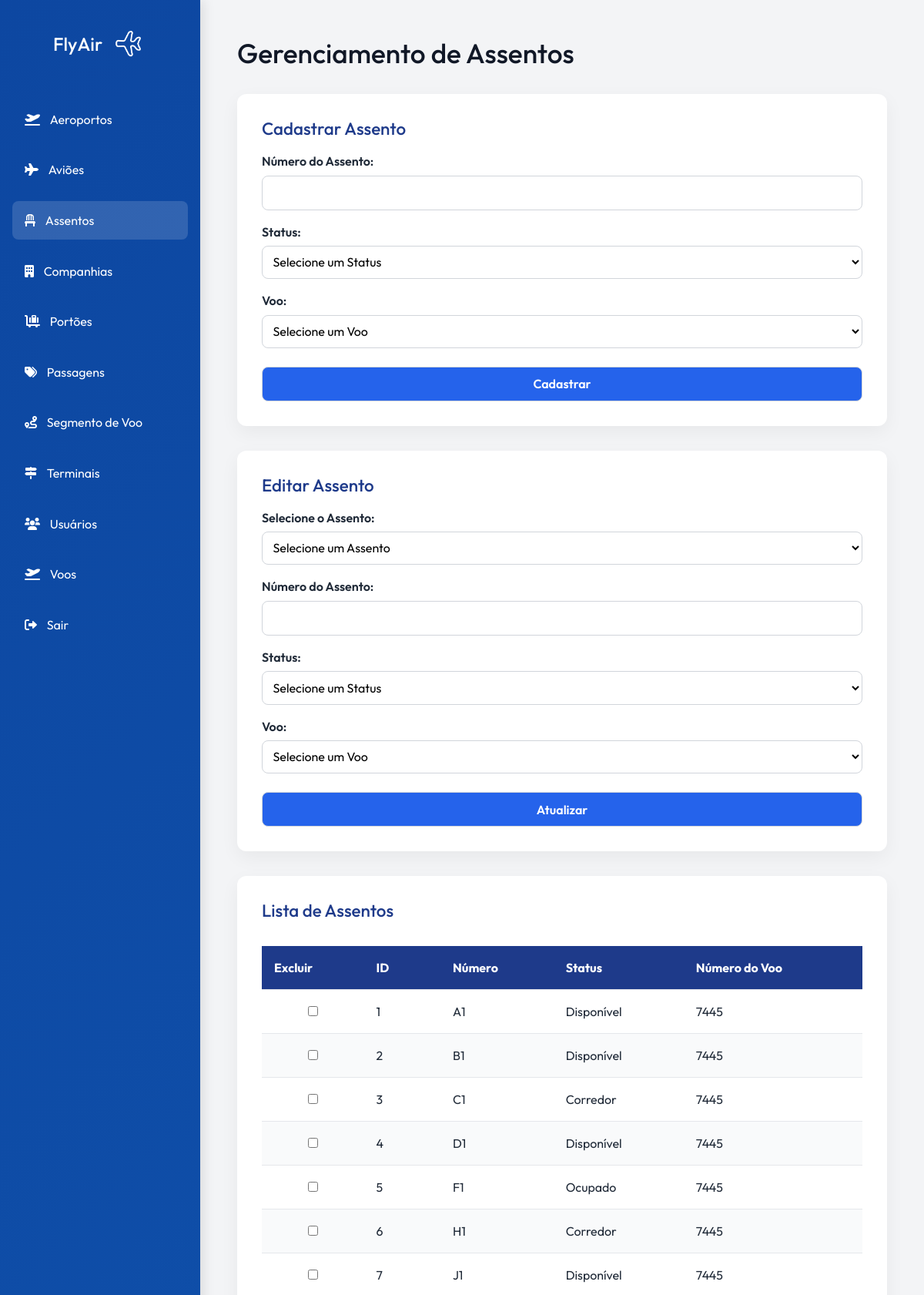
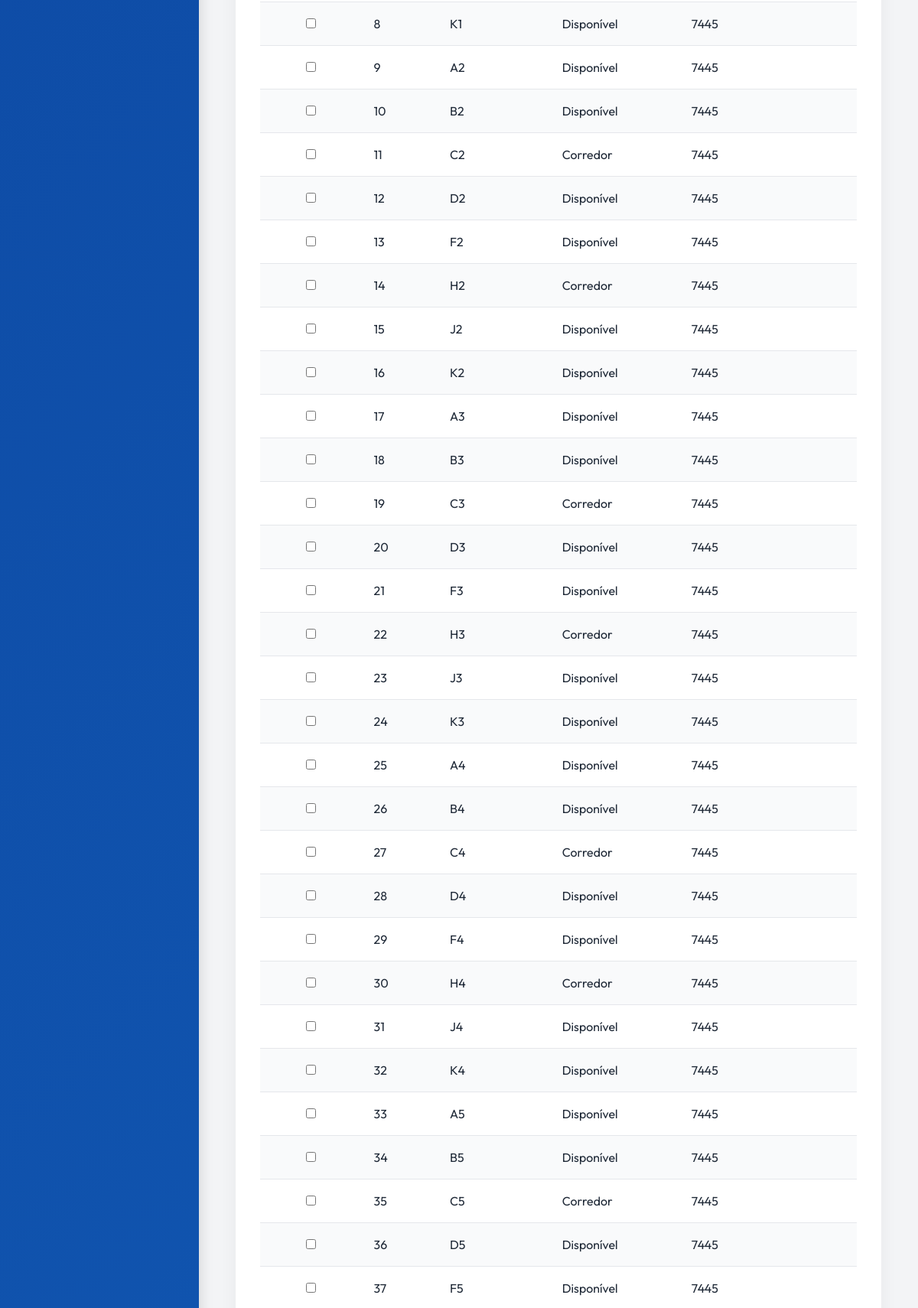
/routes/assentoRoutes.php (upper part), run on the app's committed database (2 pictures, top to bottom).
### tables this page shows
CREATE TABLE `assentos` (
  `id_assento` int(11) NOT NULL,
  `numero_assento` varchar(10) NOT NULL,
  `status_assento` enum('Disponível','Ocupado','Corredor') NOT NULL,
  `id_voo` int(11) NOT NULL
);

CREATE TABLE `voos` (
  `id_voo` int(11) NOT NULL,
  `numero_voo` varchar(50) NOT NULL,
  `id_aeronave` int(11) NOT NULL,
  `id_portao` int(11) NOT NULL,
  `data_chegada` datetime NOT NULL,
  `data_saida` datetime NOT NULL,
  `origem_voo` int(11) NOT NULL,
  `destino_voo` int(11) NOT NULL,
  `tipo_voo` enum('Direto','Escala') NOT NULL,
  `status_voo` enum('Atrasado','No horário','Embarcando','Decolando','Cancelado','Pousando','Taxiando','Finalizado','Aguardando Autorização','Desembarcando','Manutenção','Reprogramado','Fechado','Suspenso','Em Rota','Desviado','Check-in Aberto','Portão Fechado') NOT NULL,
  `localizacao_voo` enum('Nacional','Internacional') NOT NULL DEFAULT 'Nacional'
);

### app/controllers/AssentoController.php (called while the page is built, shortened)
<?php
require_once __DIR__ . '/../models/Assento.php';
class AssentoController {
    private $model;
    public function __construct($db) {
        $this->model = new AssentoModel($db);
    }
    public function index() {
        $assentos = $this->model->getAllAssentos();
        include('../app/views/ctrldev/assento/index.php');
    }
}
?>

### app/models/Assento.php (called while the page is built, shortened)
<?php
class AssentoModel {
    private $db;
    public function __construct($db) {
        $this->db = $db;
    }
    public function getAllAssentos() {
        $query = "SELECT a.id_assento, a.numero_assento, a.status_assento, v.numero_voo, a.id_voo
                  FROM assentos a
                  JOIN voos v ON a.id_voo = v.id_voo";
        $result = $this->db->query($query);
        $assentos = [];
        if ($result && $result->num_rows > 0) {
            while ($row = $result->fetch_assoc()) {
                $assentos[] = $row;
            }
        }
        return $assentos;
    }
}
?>

### app/views/ctrldev/assento/index.php (the view, shortened to what this page needs)
<?php
    require_once '../routes/assentoRoutes.php';
?>
<!DOCTYPE html>
<html lang="en">
<head>
    <link rel="stylesheet" href="../assets/css/style.css">
    <link href="https://cdnjs.cloudflare.com/ajax/libs/font-awesome/6.0.0-beta3/css/all.min.css" rel="stylesheet">
    <link href="https://cdn.jsdelivr.net/npm/bootstrap@5.3.3/dist/css/bootstrap.min.css" rel="stylesheet">
</head>
<body id="adm">
    <aside class="sidebar">
        <div class="sidebar-header">
            <h1>FlyAir<a href="../app/views/ctrldev/"><img src="../assets/images/fly-airplane.png" alt="Logo" class="logo"></a></h1>
        </div>
        <nav class="menu">
            <a href="../routes/aeroportoRoutes.php" class="menu-item">
                <i class="fa-solid fa-plane-departure"></i>
                <span>Aeroportos</span>
            </a>
            <a href="../routes/aviaoRoutes.php" class="menu-item ">
                <i class="fas fa-plane"></i>
                <span>Aviões</span>
            </a>
            <a href="../routes/assentoRoutes.php" class="menu-item active">
                <i class="fas fa-chair"></i>
                <span>Assentos</span>
            </a>
            <a href="../routes/companhiaRoutes.php" class="menu-item">
                <i class="fas fa-building"></i>
                <span>Companhias</span>
            </a>
            <a href="../routes/portaoRoutes.php" class="menu-item">
          <i class="fa-solid fa-cart-flatbed-suitcase"></i>
          <span>Portões</span>
        </a>
            <a href="../routes/passagemRoutes.php" class="menu-item">
                <i class="fas fa-tags"></i>
                <span>Passagens</span>
            </a>
            <a href="../routes/segmentoVooRoutes.php" class="menu-item">
                <i class="fas fa-route"></i>
                <span>Segmento de Voo</span>
            </a>
            <a href="../routes/terminalRoutes.php" class="menu-item">
                <i class="fa-solid fa-signs-post"></i>
                <span>Terminais</span>
            </a>
            <a href="../routes/usuarioRoutes.php" class="menu-item">
                <i class="fas fa-users"></i>
                <span>Usuários</span>
            </a>
            <a href="../routes/vooRoutes.php" class="menu-item">
                <i class="fas fa-plane-departure"></i>
                <span>Voos</span>
            </a>
            <a href="/aeroporto/logout" class="menu-item">
                <i class="fa-solid fa-right-from-bracket"></i>
                <span>Sair</span>
            </a>
        </nav>
    </aside>
    <main>
        <h1>Gerenciamento de Assentos</h1>
        <div class="form-container" id='formulario'>
            <h2>Cadastrar Assento</h2>
            <form method="post" action="../routes/assentoRoutes.php">
                <label for="numero_assento">Número do Assento:</label>
                <input type="text" name="numero_assento" required>
                <label for="status_assento">Status:</label>
                <select name="status_assento" required>
                    <option value="">Selecione um Status</option>
                </select>
                <label for="id_voo">Voo:</label>
                <select name="id_voo" required>
                    <option value="">Selecione um Voo</option>
                </select>
                <input type="submit" value="Cadastrar">
            </form>
        </div>
        <div class="form-container" id='formulario'>
            <h2>Editar Assento</h2>
            <form method="post" action="../routes/assentoRoutes.php">
                <label for="id_assento_edit">Selecione o Assento:</label>
                <select name="id_assento_edit" id="select_assento_editar" required onchange="preencherFormularioEdicao()">
                    <option value="">Selecione um Assento</option>
                </select>
                <label for="update_numero_assento">Número do Assento:</label>
                <input type="text" name="update_numero_assento" id="update_numero_assento" required>
                <label for="update_status_assento">Status:</label>
                <select name="update_status_assento" id="update_status_assento" required>
                    <option value="">Selecione um Status</option>
                </select>
                <label for="update_id_voo">Voo:</label>
                <select name="update_id_voo" id="update_id_voo" required>
                    <option value="">Selecione um Voo</option>
                </select>
                <input type="submit" value="Atualizar">
            </form>
        </div>
        <div class="form-container" id="listar">
            <h2>Lista de Assentos</h2>
            <form method="post" action="../routes/assentoRoutes.php">
                <div class="table-container">
                    <table class="styled-table">
                        <thead>
                            <tr>
                                <th>Excluir</th>
                                <th>ID</th>
                                <th>Número</th>
                                <th>Status</th>
                                <th>Número do Voo</th>
                            </tr>
                        </thead>
                        <tbody>
                            <?php if (isset($assentos) && is_array($assentos)): ?>
                                <?php foreach ($assentos as $assento): ?>
                                    <tr>
                                        <td><input type="checkbox" name="ids[]" value="<?= $assento['id_assento'] ?>"></td>
                                        <td><?= $assento['id_assento'] ?></td>
                                        <td><?= $assento['numero_assento'] ?></td>
                                        <td><?= $assento['status_assento'] ?></td>
                                        <td><?= $assento['numero_voo'] ?></td>
                                    </tr>
                                <?php endforeach; ?>
                            <?php else: ?>
                                <tr><td colspan="5">Nenhum assento encontrado.</td></tr>
                            <?php endif; ?>
                        </tbody>
                    </table>
                </div>
            </form>
        </div>
    </main>
</body>
</html>

### assets/css/style.css (style rules this page uses)
* { margin: 0; padding: 0; box-sizing: border-box; }
#adm { display: flex; min-height: 100vh; background: #f3f4f6; color: #1f2937; font-family: 'Outfit', sans-serif!important; }
.sidebar { width: 260px; background: linear-gradient(135deg, #0d47a1, #1976d2); color: white; padding: 2rem 1rem; box-shadow: 4px 0 15px rgba(0, 0, 0, 0.1); }
.sidebar-header { text-align: center; margin-bottom: 3rem; }
.sidebar-header h1 { font-size: 1.5rem; margin-bottom: 1rem; display: flex; align-items: center; justify-content: center; gap: 0.5rem; }
.sidebar-header img.logo { width: 50px; height: auto; }
.menu { display: flex; flex-direction: column; gap: 1rem; }
.menu-item { color: white; text-decoration: none; padding: 0.8rem 1rem; border-radius: 8px; transition: 0.3s ease; display: flex; align-items: center; gap: 0.8rem; }
.menu-item:hover, .menu-item.active { background-color: rgba(255, 255, 255, 0.15); }
main { flex: 1; padding: 3rem; overflow-y: auto; }
main h1 { font-size: 2.2rem; margin-bottom: 2rem; color: #111827; }
.form-container { background: white; padding: 2rem; border-radius: 12px; box-shadow: 0 8px 24px rgba(0, 0, 0, 0.05); margin-bottom: 2rem; }
.form-container h2 { font-size: 1.4rem; margin-bottom: 1rem; color: #1e3a8a; }
.form-container form label { display: block; margin-top: 1rem; font-weight: 600; margin-bottom: 0.4rem; }
.form-container form input, .form-container form select { width: 100%; padding: 0.6rem; border: 1px solid #d1d5db; border-radius: 8px; font-size: 1rem; background: #ffffff; transition: 0.2s ease; }
input[type="submit"] { background: #2563eb!important; color: white; font-weight: 600; margin-top: 1.5rem; cursor: pointer; transition: 0.3s ease; }
.table-container { overflow-x: auto; }
.styled-table { width: 100%; border-collapse: collapse; margin-top: 1rem; }
.styled-table thead { background-color: #1e3a8a; color: white; }
.styled-table th, .styled-table td { padding: 1rem; text-align: left; border-bottom: 1px solid #e5e7eb; }
.styled-table tbody tr:nth-child(even) { background-color: #f9fafb; }
.logo { font-weight: bold; font-size: 22px; color: #1d3557; text-decoration: none; }
.auth-form input, select { padding: 0.6rem; border: 1px solid #d1d5db; border-radius: 8px; background: #f9fafb; font-size: 1rem; }

### data on the page
assentos: id_assento "1", numero_assento "A1", status_assento "Disponível", id_voo.numero_voo "7445"
assentos: id_assento "2", numero_assento "B1", status_assento "Disponível", id_voo.numero_voo "7445"
assentos: id_assento "3", numero_assento "C1", status_assento "Corredor", id_voo.numero_voo "7445"
assentos: id_assento "4", numero_assento "D1", status_assento "Disponível", id_voo.numero_voo "7445"
assentos: id_assento "5", numero_assento "F1", status_assento "Ocupado", id_voo.numero_voo "7445"
assentos: id_assento "6", numero_assento "H1", status_assento "Corredor", id_voo.numero_voo "7445"
assentos: id_assento "7", numero_assento "J1", status_assento "Disponível", id_voo.numero_voo "7445"
assentos: id_assento "8", numero_assento "K1", status_assento "Disponível", id_voo.numero_voo "7445"
assentos: id_assento "9", numero_assento "A2", status_assento "Disponível", id_voo.numero_voo "7445"
assentos: id_assento "10", numero_assento "B2", status_assento "Disponível", id_voo.numero_voo "7445"
assentos: id_assento "11", numero_assento "C2", status_assento "Corredor", id_voo.numero_voo "7445"
assentos: id_assento "12", numero_assento "D2", status_assento "Disponível", id_voo.numero_voo "7445"
assentos: id_assento "13", numero_assento "F2", status_assento "Disponível", id_voo.numero_voo "7445"
assentos: id_assento "14", numero_assento "H2", status_assento "Corredor", id_voo.numero_voo "7445"
assentos: id_assento "15", numero_assento "J2", status_assento "Disponível", id_voo.numero_voo "7445"
assentos: id_assento "16", numero_assento "K2", status_assento "Disponível", id_voo.numero_voo "7445"
assentos: id_assento "17", numero_assento "A3", status_assento "Disponível", id_voo.numero_voo "7445"
assentos: id_assento "18", numero_assento "B3", status_assento "Disponível", id_voo.numero_voo "7445"
assentos: id_assento "19", numero_assento "C3", status_assento "Corredor", id_voo.numero_voo "7445"
assentos: id_assento "20", numero_assento "D3", status_assento "Disponível", id_voo.numero_voo "7445"
assentos: id_assento "21", numero_assento "F3", status_assento "Disponível", id_voo.numero_voo "7445"
assentos: id_assento "22", numero_assento "H3", status_assento "Corredor", id_voo.numero_voo "7445"
assentos: id_assento "23", numero_assento "J3", status_assento "Disponível", id_voo.numero_voo "7445"
assentos: id_assento "24", numero_assento "K3", status_assento "Disponível", id_voo.numero_voo "7445"
assentos: id_assento "25", numero_assento "A4", status_assento "Disponível", id_voo.numero_voo "7445"
assentos: id_assento "26", numero_assento "B4", status_assento "Disponível", id_voo.numero_voo "7445"
assentos: id_assento "27", numero_assento "C4", status_assento "Corredor", id_voo.numero_voo "7445"
assentos: id_assento "28", numero_assento "D4", status_assento "Disponível", id_voo.numero_voo "7445"
assentos: id_assento "29", numero_assento "F4", status_assento "Disponível", id_voo.numero_voo "7445"
assentos: id_assento "30", numero_assento "H4", status_assento "Corredor", id_voo.numero_voo "7445"
assentos: id_assento "31", numero_assento "J4", status_assento "Disponível", id_voo.numero_voo "7445"
assentos: id_assento "32", numero_assento "K4", status_assento "Disponível", id_voo.numero_voo "7445"
assentos: id_assento "33", numero_assento "A5", status_assento "Disponível", id_voo.numero_voo "7445"
assentos: id_assento "34", numero_assento "B5", status_assento "Disponível", id_voo.numero_voo "7445"
assentos: id_assento "35", numero_assento "C5", status_assento "Corredor", id_voo.numero_voo "7445"
assentos: id_assento "36", numero_assento "D5", status_assento "Disponível", id_voo.numero_voo "7445"
assentos: id_assento "37", numero_assento "F5", status_assento "Disponível", id_voo.numero_voo "7445"
